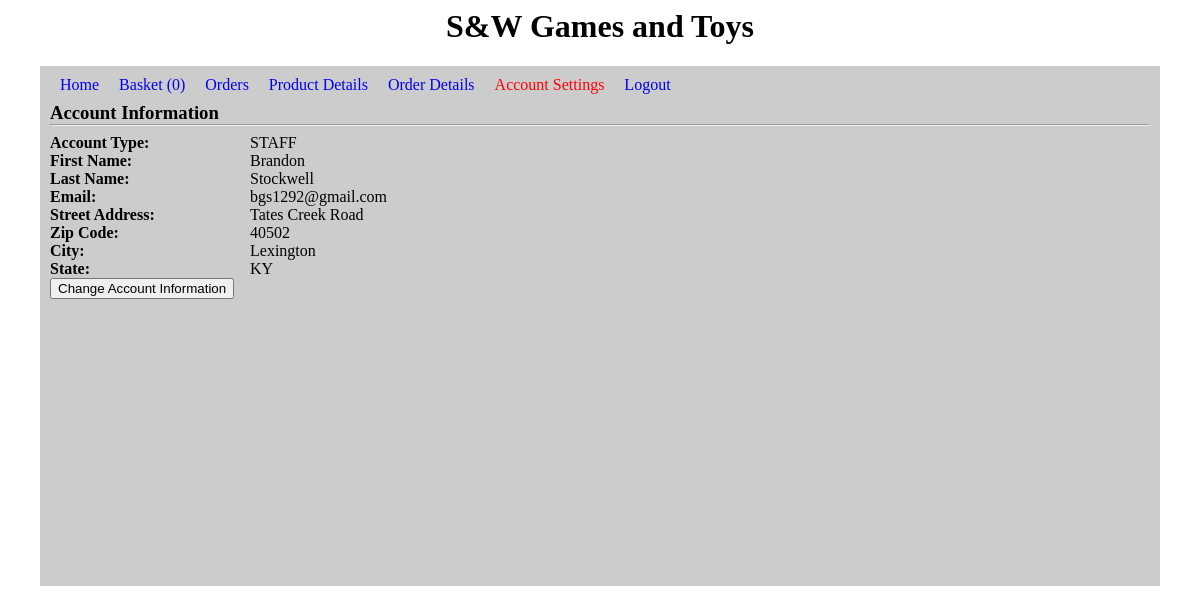
The app's page /account.php (signed in) with its own data.
### tables this page shows
CREATE TABLE IF NOT EXISTS users405(
role VARCHAR(20) DEFAULT "CUSTOMER",
firstName VARCHAR(30) NOT NULL,
lastName VARCHAR(30) NOT NULL,
password VARCHAR(30) NOT NULL,
email VARCHAR(40) NOT NULL PRIMARY KEY,
address VARCHAR(100) NOT NULL,
city VARCHAR(30) NOT NULL,
zipCode INTEGER(5) NOT NULL,
state VARCHAR(2) NOT NULL,
dateCreated TIMESTAMP DEFAULT CURRENT_TIMESTAMP
);

### account.php (the view, shortened to what this page needs)
<html>
	<head>
		<link rel="stylesheet" type="text/css" href="./stylesheet.css">
	</head>
	<body>
		<?php
			$liEmail = $liName = $liRole = "";
			if(!isset($_SESSION['email']) || empty($_SESSION['email'])) {
			}
			else {
				$liEmail = $_SESSION['email'];
				$liRole = $_SESSION['role'];
				include_once('./config.php');
				$stmt = $conn->prepare("select count(*) from orderDetails405 D where D.orderID=(select max(id) from orders405 O where O.userEmail=?)");
				$stmt->bind_param("s", $liEmail);
				$stmt->execute();
				$stmt->bind_result($items_in_basket);
			}
		?>
		<h1 id="header">S&W Games and Toys</h1>
		<div id="main">
			<div id="links">
				<?php
					if($liEmail){
						echo "<a href='../project/'>Home</a>";
						echo "<a href='./basket.php'>Basket ({$items_in_basket})</a>";
						echo "<a href='./previous_orders.php'>Orders</a>";
						if($liRole == "STAFF" || $liRole == "MANAGER") {
							echo "<a href='./products.php'>Product Details</a>";
							echo "<a href='./orders.php'>Order Details</a>";
						}
						echo "<a href='./account.php' class='active'>Account Settings</a>";
						echo "<a href='./logout.php'>Logout</a>";
					}
					else {
						echo "<a href='./registration.php'>New User Register</a>";
						echo "<a href='./login.php'>Login</a>";
					}
				?>
			</div>
				<?php
					echo "<div id='inline'>";
					echo "<h3>Account Information</h3>";
					echo "</div>";
					echo "<hr>";
					$stmt = $conn->prepare("select role, firstName, lastName, password, email, address, city, zipCode, state from users405 where email=?");
					$stmt->bind_param("s", $liEmail);
					$stmt->execute();
					$stmt->bind_result($role, $fname, $lname, $pw, $email, $addr, $city, $zip, $state);
					if($_SERVER["REQUEST_METHOD"] == "POST") {
						if(!empty($_POST["changeAcc"])) {
							echo "<form method='post' action='./account.php'>";
							echo "<div id='account_info_title'>Account Type:</div> <div id='account_info_field'>
								$role
								</div><br class='clear'>";
							echo "<div id='account_info_title'>First Name:</div> <div id='account_info_field'>
								<input type='text' name='fname' value='{$fname}'>
								</div><br class='clear'>";
							echo "<div id='account_info_title'>Last Name:</div>  <div id='account_info_field'>
								<input type='text' name='lname' value='{$lname}'>
								</div><br class='clear'>";
							echo "<div id='account_info_title'>Email:</div>  <div id='account_info_field'>{$email}</div><br class='clear'>";
							echo "<div id='account_info_title'>Street Address:</div>  <div id='account_info_field'>
								<input type='text' name='address' value='{$addr}'>
								</div><br class='clear'>";
							echo "<div id='account_info_title'>Zip Code:</div>  <div id='account_info_field'>
								<input type='text' name='zip_code' value='{$zip}'>
								</div><br class='clear'>";
							echo "<div id='account_info_title'>City:</div>  <div id='account_info_field'>
								<input type='text' name='city' value='{$city}'>
								</div><br class='clear'>";
							echo "<div id='account_info_title'>State:</div>  <div id='account_info_field'>
								<input type='text' name='state' value='{$state}'>
								</div><br class='clear'>";
							echo "<input type='submit' value='Confirm Changes' name='confirmAcc' onClick='./account.php'>";
							echo "</form>";
							echo "<form method='post' action='./account.php'>";
							echo "<div id='account_info_title'>Old Password:</div> <div id='account_info_field'><input type='password' name='oldpassword'></div>
							<br class='clear'>";
							echo "<div id='account_info_title'>New Password:</div> <div id='account_info_field'><input type='password' name='newpassword'></div>
							<br class='clear'>";
							echo "<div id='account_info_title'>Re-enter:</div> <div id='account_info_field'><input type='password' name='repassword'></div>
							<br class='clear'>";
							echo "<input type='submit' value='Change Password?' name='PassChange' onClick='./account.php'>";
							echo "</form>";
						}
						else if(!empty($_POST["confirmAcc"])){
							echo "<span id='confirm'>Changes made to your account information.</span>";
							$fname = $_POST['fname'];
							$lname = $_POST['lname'];
							$email = $_POST['email'];
							$addr = $_POST['address'];
							$zip = $_POST['zip_code'];
							$city = $_POST['city'];
							$state = $_POST['state'];
							$uppstmt = $conn->prepare("UPDATE users405 SET firstName=?, lastName=?, email=?, address=?, city=?, zipCode=?, state=? WHERE email=?");
							$uppstmt->bind_param("sssssiss", $fname, $lname, $email, $addr, $city, $zip, $state, $liEmail);
							$uppstmt->execute();
							$uppstmt->close();
							echo "<div id='account_info_title'>Account Type:</div> <div id='account_info_field'>$role</div><br class='clear'>";
							echo "<div id='account_info_title'>First Name:</div> <div id='account_info_field'>$fname</div><br class='clear'>";
							echo "<div id='account_info_title'>Last Name:</div> <div id='account_info_field'>$lname</div><br class='clear'>";
							echo "<div id='account_info_title'>Email:</div> <div id='account_info_field'>$email</div><br class='clear'>";
							echo "<div id='account_info_title'>Street Address:</div> <div id='account_info_field'>$addr</div><br class='clear'>";
							echo "<div id='account_info_title'>Zip Code:</div> <div id='account_info_field'>$zip</div><br class='clear'>";
							echo "<div id='account_info_title'>City:</div> <div id='account_info_field'>$city</div><br class='clear'>";
							echo "<div id='account_info_title'>State:</div> <div id='account_info_field'>$state</div><br class='clear'>";
							echo "<form method='post' action='./account.php'>";
							echo "<input type='submit' value='Change Account Information' name='changeAcc' onClick='./account.php'>";
							echo "</form>";
						}
						else if(!empty($_POST["PassChange"])){
							$oldPass = $_POST['oldpassword'];
							$newpass = $_POST['newpassword'];
							$newpassCheck = $_POST['repassword'];
							if($newpass == "" || $newpass == " "){
								$newpass = "wrongPass";
							}
							if($newpassCheck == "" || $newpassCheck == " "){
								$newpassCheck = "wrongPass2";
							}
							if($oldPass == "" || $oldPass == " "){
								$oldPass == "wrongPass";
							}
							$stmt = $conn->prepare("select password from users405 WHERE email=?");
							$stmt->bind_param("s", $liEmail);
							$stmt->execute();
							$stmt->bind_result($currpass);
							$stmt->fetch();
							$stmt->close();
							if($newpass != $newpassCheck){
								echo "<span id='confirm'>New password did not match re-entry of the new password.</span>";
								echo "<form method='post' action='./account.php'>";
								echo "<input type='submit' value='Change Account Information' name='changeAcc' onClick='./account.php'>";
								echo "</form>";
							}
							else if($oldPass != $currpass){
								echo "<span id='confirm'>Incorrect entry for current password.</span>";
								echo "<form method='post' action='./account.php'>";
								echo "<input type='submit' value='Change Account Information' name='changeAcc' onClick='./account.php'>";
								echo "</form>";
							}
							else if($newpass == $newpassCheck && $oldPass == $currpass){
								echo "<span id='confirm'>Password has been changed.</span>";
								$uppstmt = $conn->prepare("UPDATE users405 SET password=? WHERE email=?");
								$uppstmt->bind_param("ss", $newpass, $liEmail);
								$uppstmt->execute();
								$uppstmt->close();
								echo "<div id='account_info_title'>Account Type:</div> <div id='account_info_field'>$role</div><br class='clear'>";
								echo "<div id='account_info_title'>First Name:</div> <div id='account_info_field'>$fname</div><br class='clear'>";
								echo "<div id='account_info_title'>Last Name:</div> <div id='account_info_field'>$lname</div><br class='clear'>";
								echo "<div id='account_info_title'>Email:</div> <div id='account_info_field'>$email</div><br class='clear'>";
								echo "<div id='account_info_title'>Street Address:</div> <div id='account_info_field'>$addr</div><br class='clear'>";
								echo "<div id='account_info_title'>Zip Code:</div> <div id='account_info_field'>$zip</div><br class='clear'>";
								echo "<div id='account_info_title'>City:</div> <div id='account_info_field'>$city</div><br class='clear'>";
								echo "<div id='account_info_title'>State:</div> <div id='account_info_field'>$state</div><br class='clear'>";
								echo "<form method='post' action='./account.php'>";
								echo "<input type='submit' value='Change Account Information' name='changeAcc' onClick='./account.php'>";
								echo "</form>";
							}
						}
					}
					else{
						echo "<div id='account_info_title'>Account Type:</div> <div id='account_info_field'>$role</div><br class='clear'>";
						echo "<div id='account_info_title'>First Name:</div> <div id='account_info_field'>$fname</div><br class='clear'>";
						echo "<div id='account_info_title'>Last Name:</div> <div id='account_info_field'>$lname</div><br class='clear'>";
						echo "<div id='account_info_title'>Email:</div> <div id='account_info_field'>$email</div><br class='clear'>";
						echo "<div id='account_info_title'>Street Address:</div> <div id='account_info_field'>$addr</div><br class='clear'>";
						echo "<div id='account_info_title'>Zip Code:</div> <div id='account_info_field'>$zip</div><br class='clear'>";
						echo "<div id='account_info_title'>City:</div> <div id='account_info_field'>$city</div><br class='clear'>";
						echo "<div id='account_info_title'>State:</div> <div id='account_info_field'>$state</div><br class='clear'>";
						echo "<form method='post' action='./account.php'>";
						echo "<input type='submit' value='Change Account Information' name='changeAcc' onClick='./account.php'>";
						echo "</form>";
					}
				?>
				<br />
		</div>
	</body>
</html>

### stylesheet.css (style rules this page uses)
#inline { position: relative; margin-top: 30px; }
#inline h3 { margin: 0px 0px; position: absolute; bottom: 0; left: 0; }
a.active { color: red; }
#main { margin: 0 auto; min-width: 1100px; width: 1100px; background-color: #ccc; padding: 10px; min-height: 500px; }
#header { text-align: center; }
#links a, #links p { margin: 0px 10px; text-decoration: none; }
#links { display: flex; }
#account_info_title { font-weight: bold; width: 200px; float: left; }
#account_info_field { float: left; width: 200px; text-align: left; }

### records on screen
users405: role "STAFF", firstName "Brandon", lastName "Stockwell", email "bgs1292@gmail.com", address "Tates Creek Road", zipCode "40502", city "Lexington", state "KY"

### other values on screen
$items_in_basket "0"
